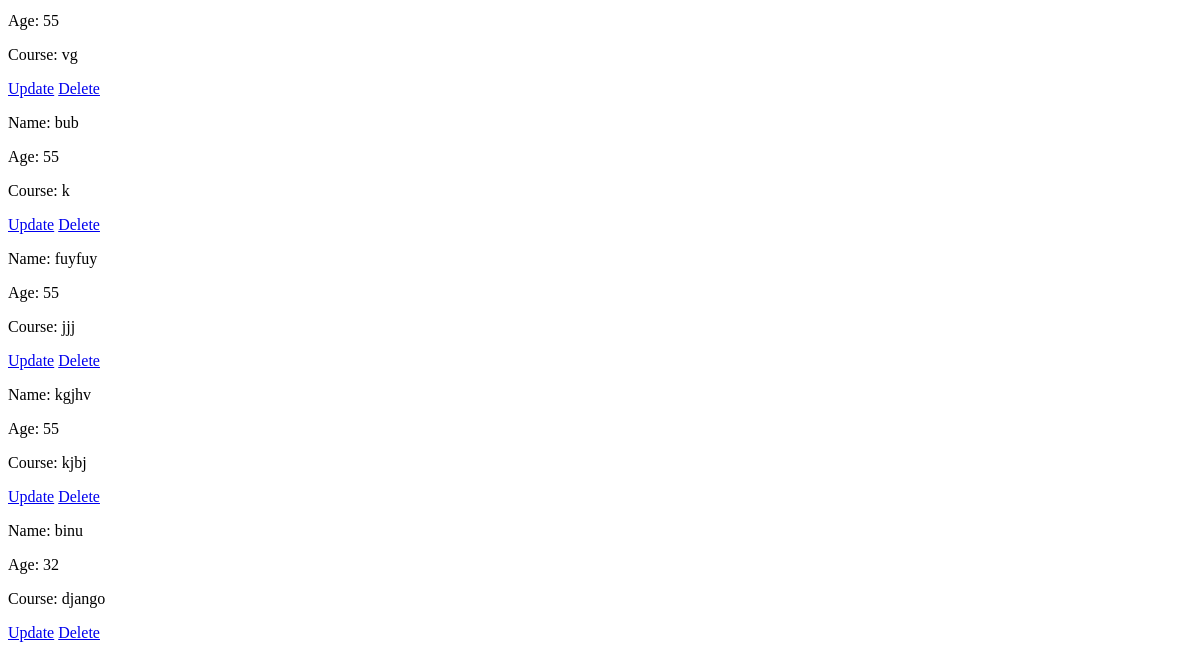
/display/ (lower part), run on an earlier commit of the app's database.
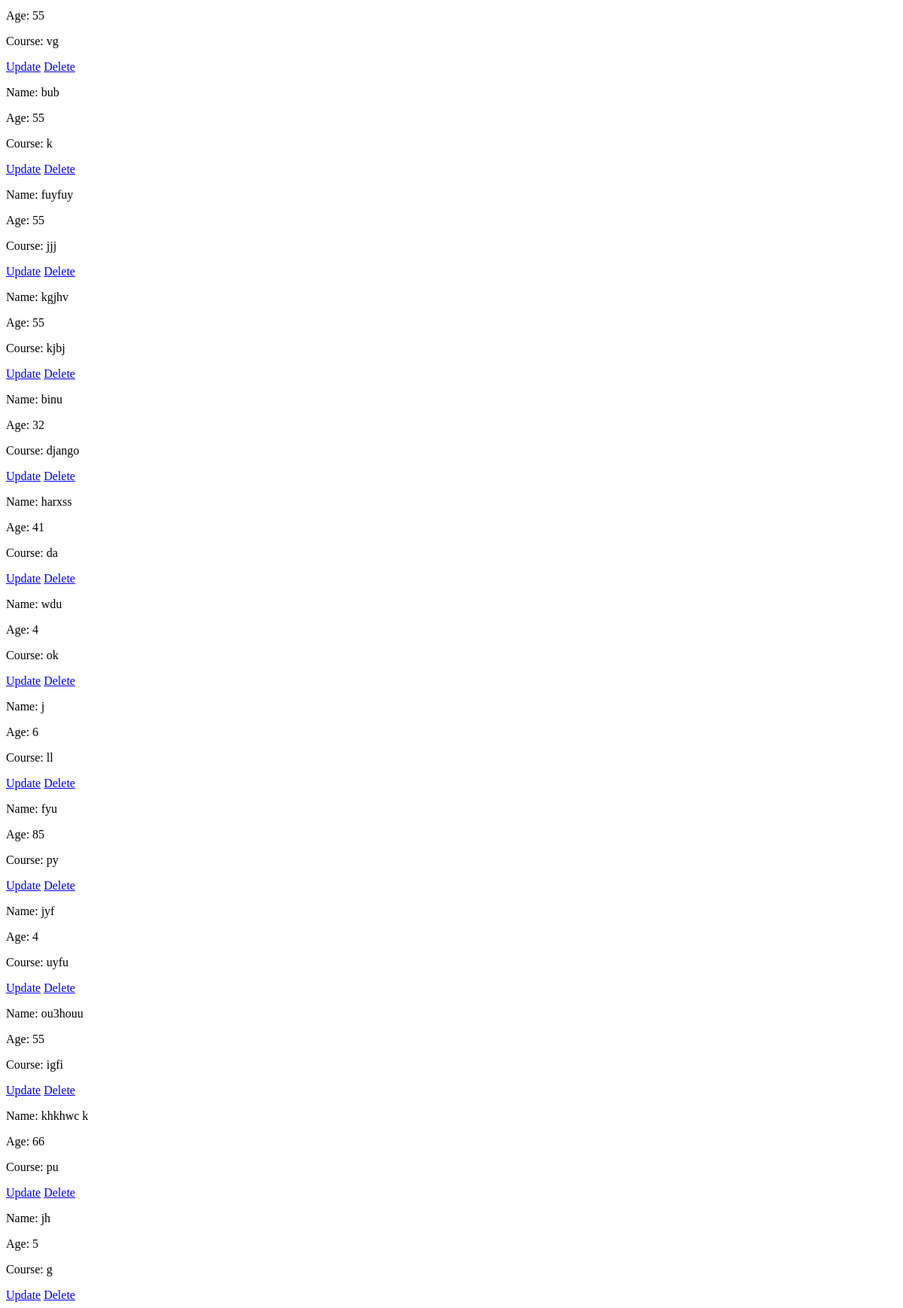
And on a later commit of the database.
### studentapp/models.py (models this page shows, shortened)
class Student(models.Model):
    name=models.CharField(max_length=100)
    age=models.IntegerField()
    course=models.CharField(max_length=100)

### studentapp/views.py (the view)
# urls.py: path('display/',views.display_students,name='display_students'),
def display_students(request):
    student=Student.objects.all()
    return render(request, 'display.html',{'students':student})

### studentapp/templates/display.html (shortened to what this page needs)
{% load static %}
<!DOCTYPE html>
<html>
<head>
</head>
<body>
    {% for i in students %}
        <div class="student">
            <p>Name: {{ i.name }}</p>
            <p>Age: {{ i.age }}</p>
            <p>Course: {{ i.course }}</p>
            <a href="{% url 'update_student' i.id %}">Update</a>
            <a href="{% url 'delete_student' i.id %}">Delete</a>
        </div>
    {% endfor %}
</body>
</html>

What changed in the data, as far as the page shows it:
added Student: name "harxss", age "41", course "da"
added Student: name "wdu", age "4", course "ok"
added Student: name "j", age "6", course "ll"
added Student: name "fyu", age "85", course "py"
added Student: name "jyf", age "4", course "uyfu"
added Student: name "ou3houu", age "55", course "igfi"
added Student: name "khkhwc k", age "66", course "pu"
added Student: name "jh", age "5", course "g"
